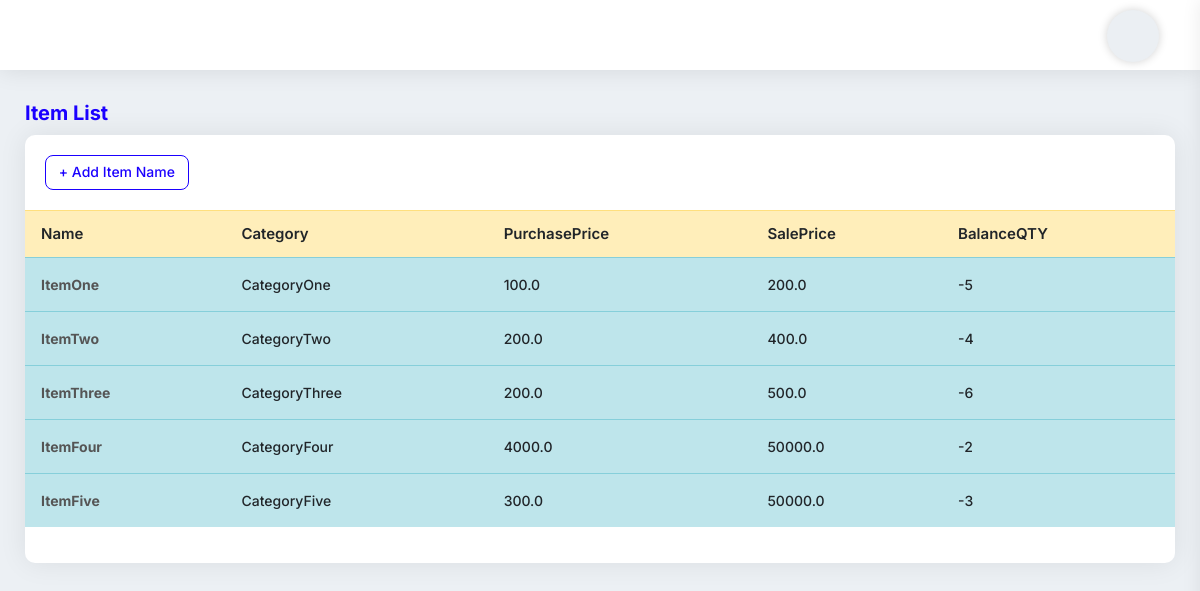
Screenshot of /ProductCreate with the database file from the repository.
### myapp/models.py (models this page shows, shortened)
class Items(models.Model):
    item_name = models.CharField(max_length=225)
    category = models.CharField(max_length=225)
    pruchase_price = models.FloatField(default=0.00)
    sell_price = models.FloatField(default=0.00)
    wholesale_price = models.FloatField(default=0.00)
    balance_qty = models.IntegerField(default=0)
    barcode_id = models.CharField(max_length=225,blank=True, null=True)
    photo = models.ImageField(upload_to='', blank=True, null=True)
    product_img = models.ImageField(upload_to='website/', blank=True)

### myapp/views.py (the view, shortened to what this page needs)
# urls.py: path('ProductCreate', ProductCreate.as_view(), name='ProductCreate'),
class ProductCreate(View):
    def get(self,request):
        category = Category.objects.all()
        item_list = Items.objects.all()
        message = None
        context = {'item_list':item_list,'category':category,'message':message}
        return render(request, 'productcreate.html', context)

### templates/productcreate.html (shortened to what this page needs)
{% extends 'base.html' %}
{% block content %}
<h4 class="text-blue h4">Item List</h4>
<div class="card-box mb-30">
    <div class="pd-20">
        <a
									href="#"
									class="btn btn-sm btn-outline-primary"
									data-toggle="modal"
									data-target="#Medium-modal"
									type="button"
								>
									+ Add Item Name
								</a>
    </div>
    <div class="pb-20">
        <table class="data-table table stripe hover nowrap">
            <thead>
            <tr class="table-warning">
                <th>Name</th>
                <th>Category</th>
                <th>PurchasePrice</th>
                <th>SalePrice</th>
                <th>BalanceQTY</th>
            </tr>
            </thead>
            <tbody>
            {% for p in item_list %}
            <tr class="table-info">
                <td class="table-plus"><a href="{% url 'myapp:ProductEditView' p.id %}"><b>{{p.item_name}}</b></a></td>
                <td>{{p.category}}</td>
                <td>{{p.pruchase_price}}</td>
                <td>{{p.sell_price}}</td>
                <td>{{p.balance_qty}}</td>
            </tr>
            {% endfor %}
            </tbody>
        </table>
    </div>
</div>
{% endblock content %}

### rows the page displays
Items: item_name "ItemOne", category "CategoryOne", pruchase_price "100.0", sell_price "200.0", balance_qty "-5"
Items: item_name "ItemTwo", category "CategoryTwo", pruchase_price "200.0", sell_price "400.0", balance_qty "-4"
Items: item_name "ItemThree", category "CategoryThree", pruchase_price "200.0", sell_price "500.0", balance_qty "-6"
Items: item_name "ItemFour", category "CategoryFour", pruchase_price "4000.0", sell_price "50000.0", balance_qty "-2"
Items: item_name "ItemFive", category "CategoryFive", pruchase_price "300.0", sell_price "50000.0", balance_qty "-3"
